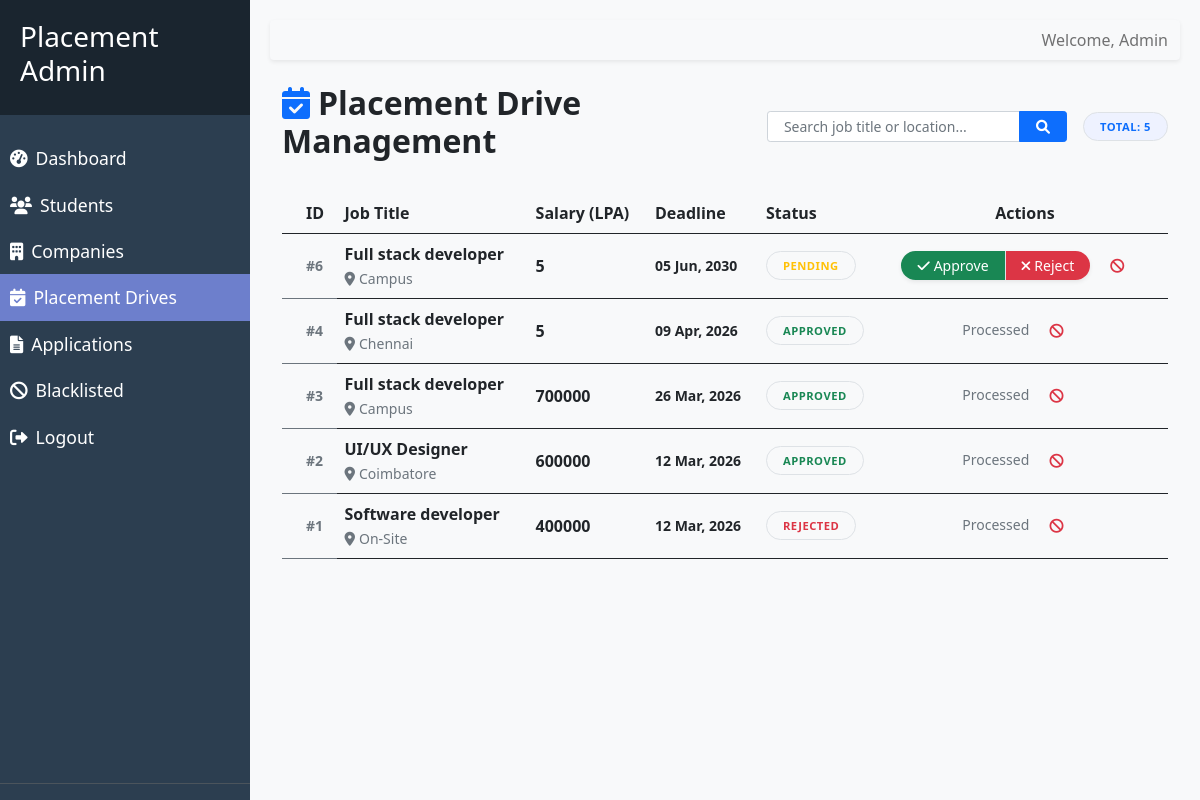
The page /admin/drives (signed in) on the database as committed earlier.
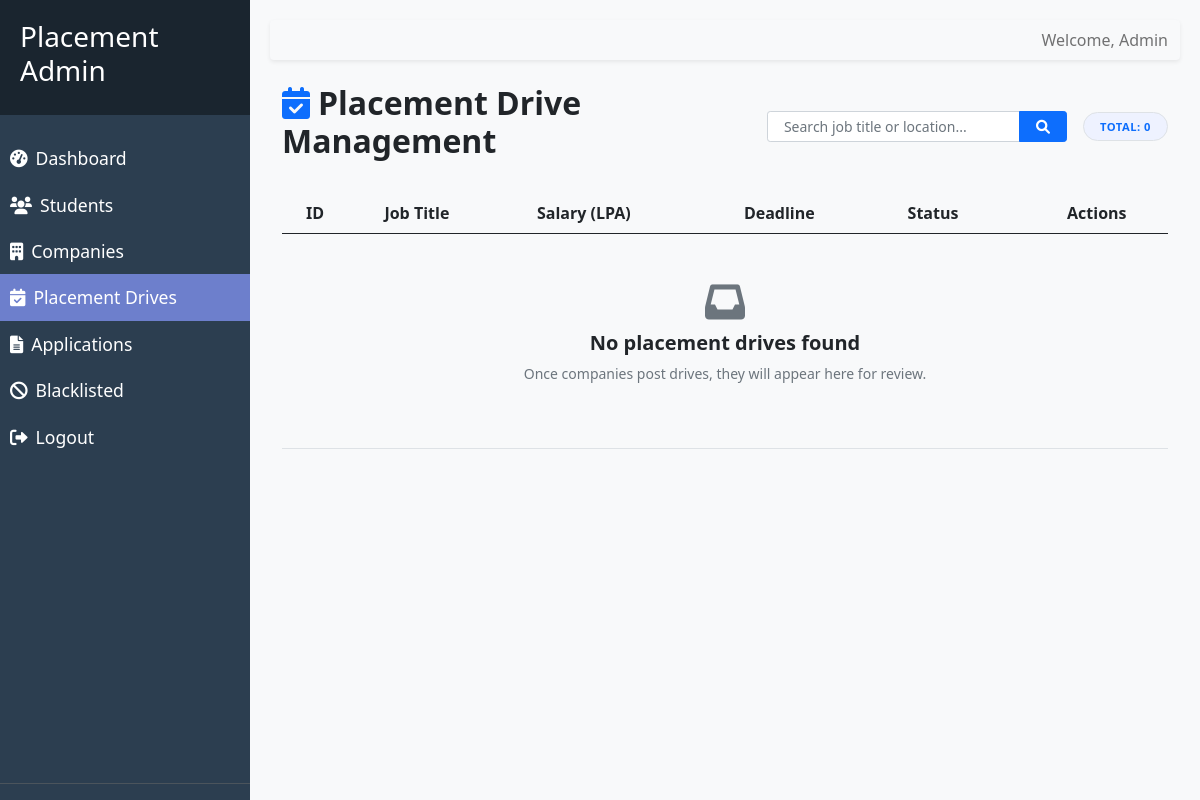
The same page on the database as committed later.
### models/placement_drive.py (models this page shows, shortened)
class PlacementDrive(db.Model):
    __tablename__ = "placement_drives"
    id = db.Column(db.Integer, primary_key=True)
    company_id = db.Column(db.Integer, db.ForeignKey("company_profiles.id"), nullable=False)
    company = db.relationship("CompanyProfile")
    job_title = db.Column(db.String(200), nullable=False)
    job_description = db.Column(db.Text, nullable=False)
    eligibility_criteria = db.Column(db.String(500), nullable=False)
    job_location = db.Column(db.String(100), nullable=False)
    package_amount = db.Column(db.String(50), nullable=False)
    application_deadline = db.Column(db.DateTime, nullable=False)
    approval_status = db.Column(
        db.Enum(DriveStatus),
        nullable=False,
        default=DriveStatus.PENDING
    )
    created_at = db.Column(db.DateTime, nullable=False, server_default=db.func.now())
    approved_at = db.Column(db.DateTime, nullable=True, onupdate=db.func.now())
    rejection_reason = db.Column(db.String(500), nullable=True)

### routes/moderation_routes.py (the view, shortened to what this page needs)
@admin_bp.route("/drives", endpoint="drives")
def browse_recruitment_drives():
    search_query = request.args.get('search', '').strip()
    query = PlacementDrive.query
    all_drives = query.order_by(PlacementDrive.id.desc()).all()
    return render_template("admin/drives.html", drives=all_drives, search_query=search_query)

### routes/moderation_routes.py (called while the page is built)
@admin_bp.before_request
def admin_required():
    if session.get("role") != "admin":
        return redirect(url_for("auth.admin_login"))

### utils/helpers.py (called while the page is built)
def format_drive_date(value):
    if not value:
        return "N/A"
    return value.strftime('%d %b, %Y')

### templates/admin/drives.html (shortened to what the changed rows need)
{% extends 'base_admin.html' %}
{% block content %}
<div class="container-fluid mt-4">
    <div class="d-flex justify-content-between align-items-center mb-4">
        <h2 class="fw-bold"><i class="fas fa-calendar-check me-2 text-primary"></i>Placement Drive Management</h2>
        <div class="d-flex align-items-center gap-3">
            <form action="{{ url_for('admin.drives') }}" method="GET" class="input-group input-group-sm"
                style="width: 300px;">
                <input type="text" name="search" class="form-control rounded-start-pill ps-3"
                    placeholder="Search job title or location..." value="{{ search_query or '' }}">
                <button class="btn btn-primary rounded-end-pill px-3" type="submit">
                </button>
            </form>
            <div class="badge bg-soft-primary p-2 px-3 rounded-pill text-primary border border-primary-subtle">
                Total: {{ drives|length }}
            </div>
        </div>
    </div>
    <div class="portal-panel">
        <div class="table-responsive">
            <table class="table table-hover align-middle mb-0">
                <thead class="bg-light border-bottom">
                    <tr>
                        <th class="ps-4">ID</th>
                        <th>Job Title</th>
                        <th>Salary (LPA)</th>
                        <th>Deadline</th>
                        <th>Status</th>
                        <th class="text-center">Actions</th>
                    </tr>
                </thead>
                <tbody>
                    {% for drive in drives %}
                    <tr class="border-bottom-0">
                        <td class="ps-4 fw-bold text-muted small">#{{ drive.id }}</td>
                        <td>
                            <div class="fw-bold text-dark">{{ drive.job_title }}</div>
                            <small class="text-muted"><i class="fas fa-map-marker-alt me-1"></i>{{ drive.job_location
                                }}</small>
                        </td>
                        <td><span class="fw-bold">{{ drive.package_amount }}</span></td>
                        <td>
                            <div class="small fw-bold">{{ drive.application_deadline | format_drive_date }}</div>
                        </td>
                        <td>
                            {{ drive.approval_status | status_badge }}
                        </td>
                        <td class="text-center pe-4">
                            {% if drive.approval_status.value == 'pending' %}
                            <div class="d-inline-flex shadow-sm rounded-pill overflow-hidden">
                                <form action="{{ url_for('admin.approve_drive', drive_id=drive.id) }}" method="POST"
                                    class="m-0 p-0">
                                    <button type="submit"
                                        class="btn btn-sm btn-success px-3 border-0 rounded-0 rounded-start h-100">
                                        <i class="fas fa-check me-1"></i>Approve
                                    </button>
                                </form>
                                <button class="btn btn-sm btn-danger px-3 border-0 border-start rounded-0 rounded-end"
                                    data-bs-toggle="modal" data-bs-target="#rejectModal{{ drive.id }}">
                                    <i class="fas fa-times me-1"></i>Reject
                                </button>
                            </div>
                            {% else %}
                            <span class="text-muted small font-italic opacity-50">Processed</span>
                            {% endif %}
                            <form
                                action="{{ url_for('admin.blacklist_entity', entity_type='drive', entity_id=drive.id) }}"
                                method="POST" class="d-inline ms-2">
                                <button type="submit" class="btn btn-sm btn-outline-danger border-0" title="Blacklist"
                                    onclick="return confirm('Are you sure you want to blacklist this drive?')">
                                    <i class="fas fa-ban"></i>
                                </button>
                            </form>
                        </td>
                    </tr>
                    {% else %}
                    <tr>
                        <td colspan="6" class="text-center py-5">
                            <div class="text-muted mb-2">
                                <i
                                    class="fas {% if search_query %}fa-search-minus{% else %}fa-inbox{% endif %} fs-1 opacity-25"></i>
                            </div>
                            <h5 class="fw-bold">{% if search_query %}No matches found{% else %}No placement drives
                                found{% endif %}</h5>
                            <p class="text-muted small">
                                {% if search_query %}
                                No drives match "<strong>{{ search_query }}</strong>".
                                {% else %}
                                Once companies post drives, they will appear here for review.
                                {% endif %}
                            </p>
                        </td>
                    </tr>
                    {% endfor %}
                </tbody>
            </table>
        </div>
    </div>
</div>
{% endblock %}

Rows that differ between the two databases and show on the page:
removed PlacementDrive: id "6", job_title "Full stack developer", job_location "Campus", package_amount "5", application_deadline "05 Jun, 2030", approval_status|status_badge "PENDING"
removed PlacementDrive: id "4", job_title "Full stack developer", job_location "Chennai", package_amount "5", application_deadline "09 Apr, 2026", approval_status|status_badge "APPROVED", shows "Processed"
removed PlacementDrive: id "3", job_title "Full stack developer", job_location "Campus", package_amount "700000", application_deadline "26 Mar, 2026", approval_status|status_badge "APPROVED", shows "Processed"
removed PlacementDrive: id "2", job_title "UI/UX Designer", job_location "Coimbatore", package_amount "600000", application_deadline "12 Mar, 2026", approval_status|status_badge "APPROVED", shows "Processed"
removed PlacementDrive: id "1", job_title "Software developer", job_location "On-Site", package_amount "400000", application_deadline "12 Mar, 2026", approval_status|status_badge "REJECTED", shows "Processed"
Other text that changed with them:
{{ drives|length }}: "5" → "0"
text now shown: "No placement drives found Once companies post drives, they will appear here for review."
